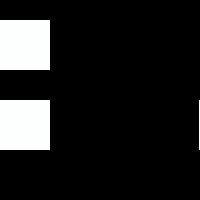
Frame 1 (no input)
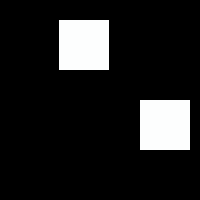
Frame 60 (the mouse pressed at the canvas centre just before this capture)
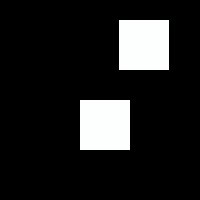
Frame 120 (the mouse held since frame 60 and released just before this capture)

The Processing sketch that drew these frames (run headless with seeded random() and noise(); from frame 60 on, the mouse is pressed at the canvas centre):

// Processing sketch: Exercise_4
// ── Exercise_4.pde
int iBox1 = 0;                // initialisation of boxes
int iBox2 = -199;
int iBox3 = 0;
int iBox4 = 199;

void setup()                 // set up run box
{
  size(200,200);            // size of run box
  noStroke();               // no outer line
}

void draw()          
{                          // WHITE BOX RIGHT
  background(0);           // background colour of run box is black
  fill(253,254,254);       // colour of box white
  rect(iBox1,20,50,50);    // location and size of box x
  if(iBox1++>=398)         // movement of box to the right
  {
    iBox1=-100;
  }
                           // WRAP WHITE BOX RIGHT
  fill(253,254,254);       
  rect(iBox2,20,50,50);   
  if(iBox2++>=199)
  {
    iBox2=-300;
  }
                           // WHITE BOX LEFT
  fill(253,254,254);       // colour of box white
  rect(iBox3,100,50,50);   // location and size of box x
  if(iBox3--<=-49)         // movement of the box to the left
  {
    iBox3=451;
  }
                           // WRAP WHITE BOX LEFT
  fill(253,254,254);       
  rect(iBox4,100,50,50);  
  if(iBox4--<=-249)
  {
    iBox4=251;
  }
}
